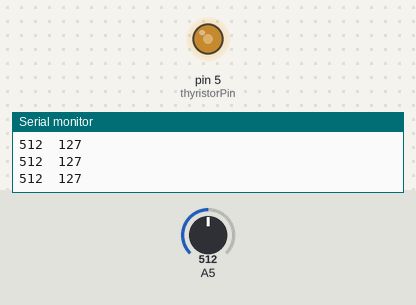
Bench run of a sketch on a simulated Arduino Uno, built with avr-gcc and run on an emulated ATmega328P. On the bench: output pins drawn as LEDs (lit = HIGH), the last lines printed to the serial monitor. The inputs (shaded band) are chosen by the test bench; at power-on: A5 = 512.

Above: at 1.2 s.
1.3 s: A5 set to 716
At 2.1 s:
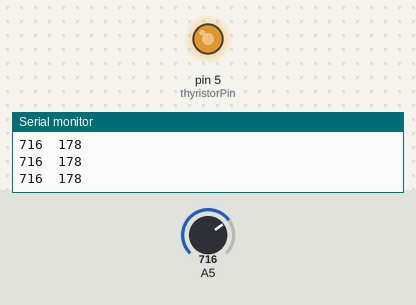
2.8 s: A5 set to 900
At 3.6 s:
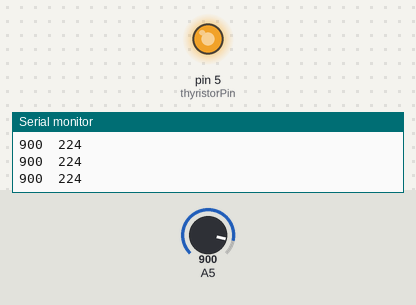
4.3 s: A5 set to 122
At 5.0 s:
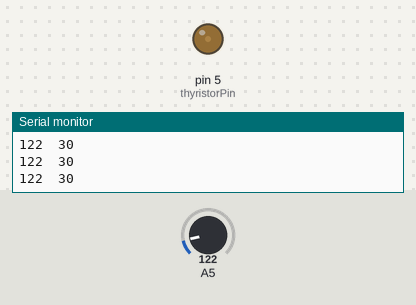
5.8 s: A5 set to 0
At 6.4 s:
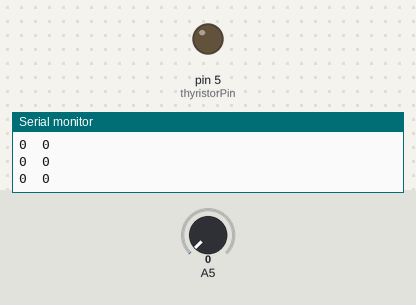
7.3 s: A5 set to 511
At 7.7 s:
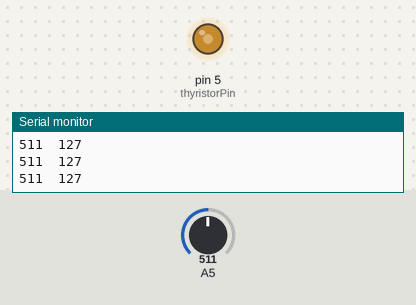
Timing chart, 0 to 9.8 s (numbered marks = the images above; inputs shaded):
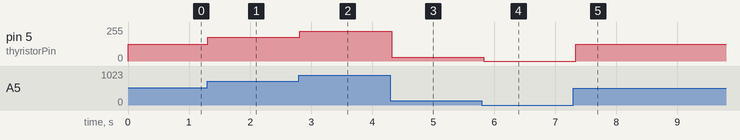

Measured:
- after the input at 1.3 s, pin 5 (thyristorPin): 127/255 → 178/255 at once
- after the input at 2.8 s, pin 5 (thyristorPin): 178/255 → 224/255 at once
- after the input at 4.3 s, pin 5 (thyristorPin): 224/255 → 30/255 at once
- after the input at 5.8 s, pin 5 (thyristorPin): 30/255 → 0/255 at once
- after the input at 7.3 s, pin 5 (thyristorPin): 0/255 → 127/255 at once

The sketch:

Dimmer_Test.ino
```cpp
/**
 * The main parameters to configure this sketch accordingly to your hardware setup are:
 *  - syncPin, that is the pin listening to AC zero cross signal
 *  - light, the pin which is connected to the thyristor
 */

#include "dimmable_light.h"

const int syncPin = 7;
const int thyristorPin = 5;

DimmableLight light(thyristorPin);

// Delay between a brightness changement in millisecond
int period = 100;

void setup() {
  Serial.begin(115200);
  while(!Serial);
  Serial.println();
  Serial.println("Dimmable Light for Arduino: first example");

  Serial.print("Init the dimmable light class... ");
  DimmableLight::setSyncPin(syncPin);
  // VERY IMPORTANT: Call this method to start internal light routine
  DimmableLight::begin();
  Serial.println("Done!");
}

void loop() {
  int input = analogRead(A5);
  int value = map(input, 0, 1024, 0, 255);
  Serial.print(input);
  Serial.print("\t");
  Serial.println(value);
  light.setBrightness(value);
  delay(period);
}
```
